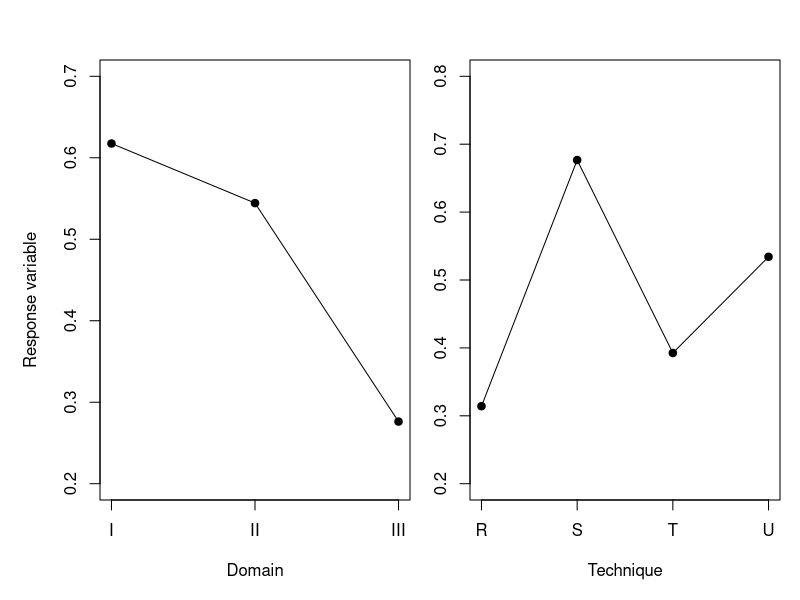
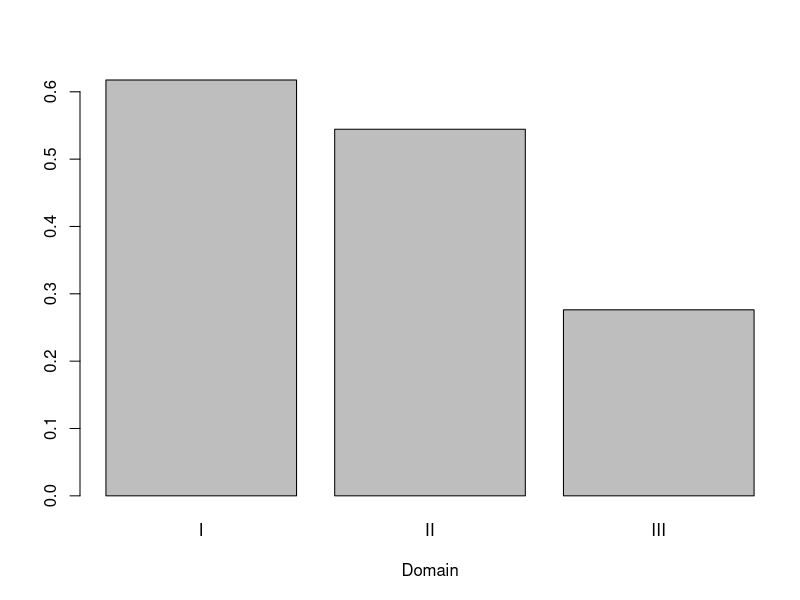
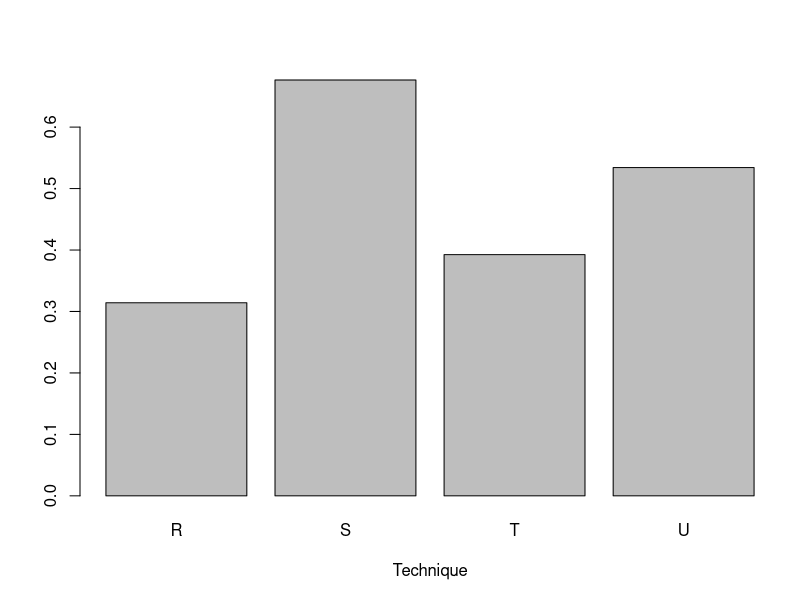
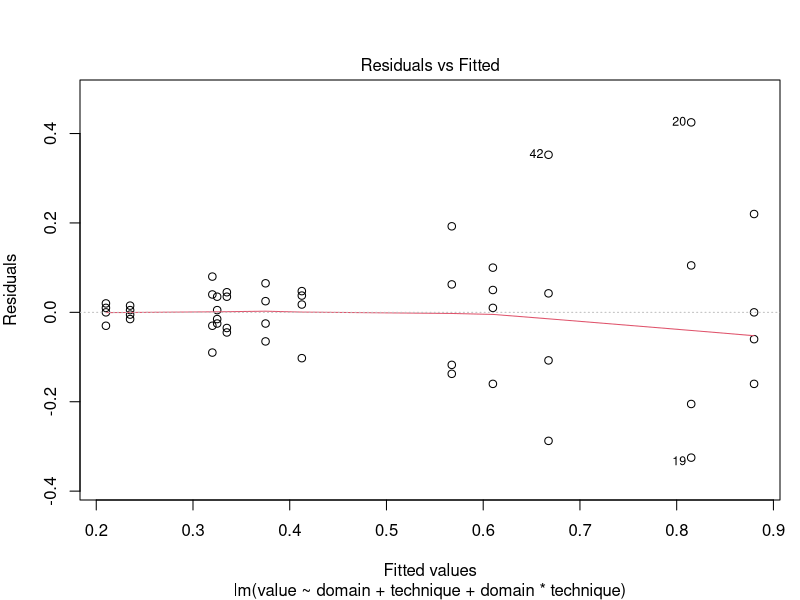
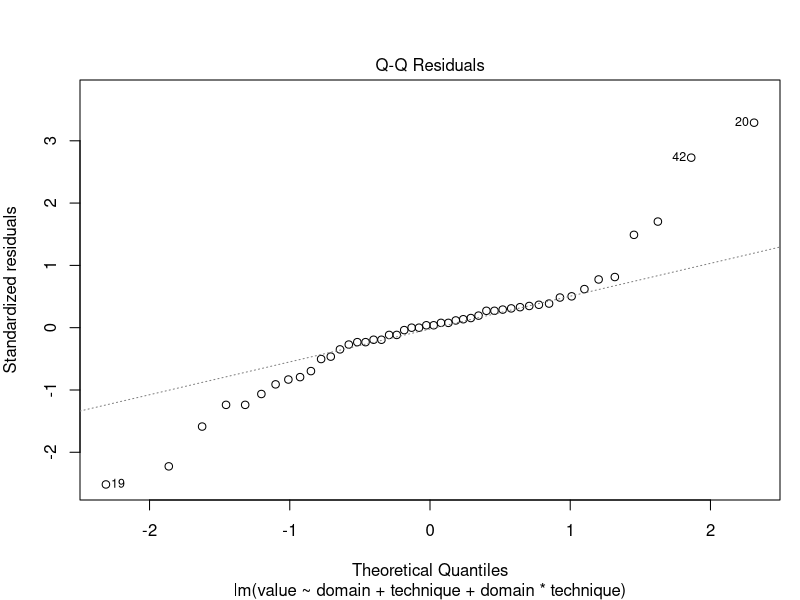
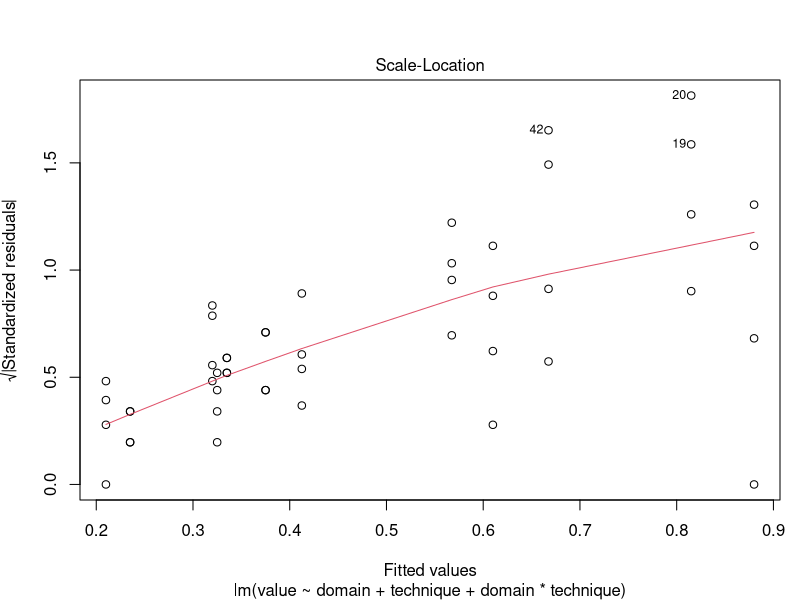

R code for these plots, in order:
####################
#### CHAPTER 10 ####
####################

##########
## 10.2 ##
##########

(factorial <- data.frame(technique = rep(c("R", "S", "T", "U"), each = 12),
                        domain = rep(c("I", "II", "III"), each = 4, times = 4),
                        value = c(0.31, 0.45, 0.46, 0.43,   0.36, 0.29, 0.40, 0.23,   0.22, 0.21, 0.18, 0.23,
                                  0.82, 1.10, 0.88, 0.72,   0.92, 0.61, 0.49, 1.24,   0.30, 0.37, 0.38, 0.29,
                                  0.43, 0.45, 0.63, 0.76,   0.44, 0.35, 0.31, 0.40,   0.23, 0.25, 0.24, 0.22,
                                  0.45, 0.71, 0.66, 0.62,   0.56, 1.02, 0.71, 0.38,   0.30, 0.36, 0.31, 0.33)))

#############################################
# 10.2.1 Identifying the Mathematical Model #
#############################################

model1 <- lm(value ~ domain + technique + domain*technique, data = factorial)
summary(model1)

## How to interpret model summary output:
## The estimate for the first row in the model summary output is the estimated
# value of domain I, technique R. Notice it is the same value (except with more
# significant figures) as the value in the first row, first column of table 10.2
# in the book. Each subsequent row in this summary table is in reference to
# the baseline or 'Intercept' -- which is technique R, domain I. The second row,
# domainII, is the effect of using domain II on technique R. In this case, the estimate
# for domain II for technique R is 0.09250 LESS (because negative) than the estimated
# value for domain I, technique R. To get the actual estimate for domain II,
# technique R, add the second model coefficient to the first:
coefficients(model1)[1] + coefficients(model1)[2]

# To get the estimated value for domian III, technique R, add the third model
# coefficient to the baseline:
coefficients(model1)[1] + coefficients(model1)[3]

# The fourth row in the model summary output is 'techniqueS', which is the
# effect of technique S on domain I (remember domain I is part of the
# baseline condition):
coefficients(model1)[1] + coefficients(model1)[4]

# Domain I, technique T:
coefficients(model1)[1] + coefficients(model1)[5]

# Domain I, technique U:
coefficients(model1)[1] + coefficients(model1)[6]

# In order to change both the domain AND the technique from the baseline,
# we have to start adding multiple lines to the baseline. To calculate the
# estimated value for domain II, technique S, we add coefficient 4 to change
# technique R to technique S and then we add the 7th line, which is the alteration
# to change domain I to domain II for technique S:
coefficients(model1)[1] + coefficients(model1)[4] + coefficients(model1)[7]

# Domain III, technique S:
coefficients(model1)[1] + coefficients(model1)[4] + coefficients(model1)[8]

# Domain II, technique T:
coefficients(model1)[1] + coefficients(model1)[5] + coefficients(model1)[9]

# Domain III, technique T:
coefficients(model1)[1] + coefficients(model1)[5] + coefficients(model1)[10]

# Domain II, technique U:
coefficients(model1)[1] + coefficients(model1)[6] + coefficients(model1)[11]

# Domain III, technique U:
coefficients(model1)[1] + coefficients(model1)[6] + coefficients(model1)[12]

#############################################################
# 10.2.2 Calculating the Variation in the Response Variable #
#############################################################
anova(model1)

## In the anova table output, the Sum Sq value for domain (row 1, column 2)
# is SSA in the book. Sum Sq value for technique (row2, column 2) is SSB.
# Sum Sq for domain:tachnique is SSAB, and the last row, Residuals is SSE.
# SST can be found by add all Sum Sq:
(sst <- sum(anova(model1)$"Sum Sq"))

## Percentage varitions in response due to each factor and foactor interactions:
# Domain
anova(model1)$"Sum Sq"[1]/sst * 100

# Technique
anova(model1)$"Sum Sq"[2]/sst * 100

# Domain:Technique
anova(model1)$"Sum Sq"[3]/sst * 100

# Error
anova(model1)$"Sum Sq"[4]/sst * 100


####################################################################################
# 10.2.3 Statistical Significance of the Variation Due to Factors and Interactions #
####################################################################################
anova(model1)

## See statistical significance in the last column ('Pr(>F)') of the anova table

#################################################################
# 10.2.4 Recommendations on the Best Alternative of Each Factor #
#################################################################

## PLOTTING

dImean <- mean(subset(factorial, domain == "I")$value)
dIImean <- mean(subset(factorial, domain == "II")$value)
dIIImean <- mean(subset(factorial, domain == "III")$value)

tRmean <- mean(subset(factorial, technique == "R")$value)
tSmean <- mean(subset(factorial, technique == "S")$value)
tTmean <- mean(subset(factorial, technique == "T")$value)
tUmean <- mean(subset(factorial, technique == "U")$value)


## Figure 10.1 ##
par(mfrow = c(1,2), mar = c(5,2,3,1), oma = c(0,3,0,0))
plot(y = c(dImean, dIImean, dIIImean),
     x = c(1:3),
     type = "o",
     pch = 19,
     xlab = "Domain",
     xaxt = "n",
     ylim = c(0.2, 0.7))
axis(side = 1, at = c(1,2,3), labels = c("I", "II", "III"))
plot(y = c(tRmean, tSmean, tTmean, tUmean),
     x = c(1:4),
     type = "o",
     pch = 19,
     xlab = "Technique",
     xaxt = "n",
     ylim = c(0.2, 0.8))
axis(side = 1, at = c(1,2,3,4), labels = c("R", "S", "T", "U"))
mtext("Response variable", side = 2, outer = T, line = 1)
par(mfrow = c(1,1), mar = c(5,4,4,1), oma = c(0,0,0,0))

## Alternative:
## Use a barplot in R when looking at factors. This simplifies the plotting code:
# (The default plot in R is a scatterplot, which is meant for 2 numeric variables)
barplot(height = c(dImean, dIImean, dIIImean),
        names.arg = c("I", "II", "III"),
        xlab = "Domain")
barplot(height = c(tRmean, tSmean, tTmean, tUmean),
        names.arg = c("R", "S", "T", "U"),
        xlab = "Technique")

#################################
# 10.2.5 Testing Model Validity #
#################################

## Figure 10.2 ##
plot(model1, which = 1)

plot(model1, which = 2)

plot(model1, which = 3)

##########
## 10.3 ##
##########

#############################################
# 10.3.1 Analysis for 2^2 Factorial Designs #
#############################################

factorial2 <- data.frame(paradigm = c())
